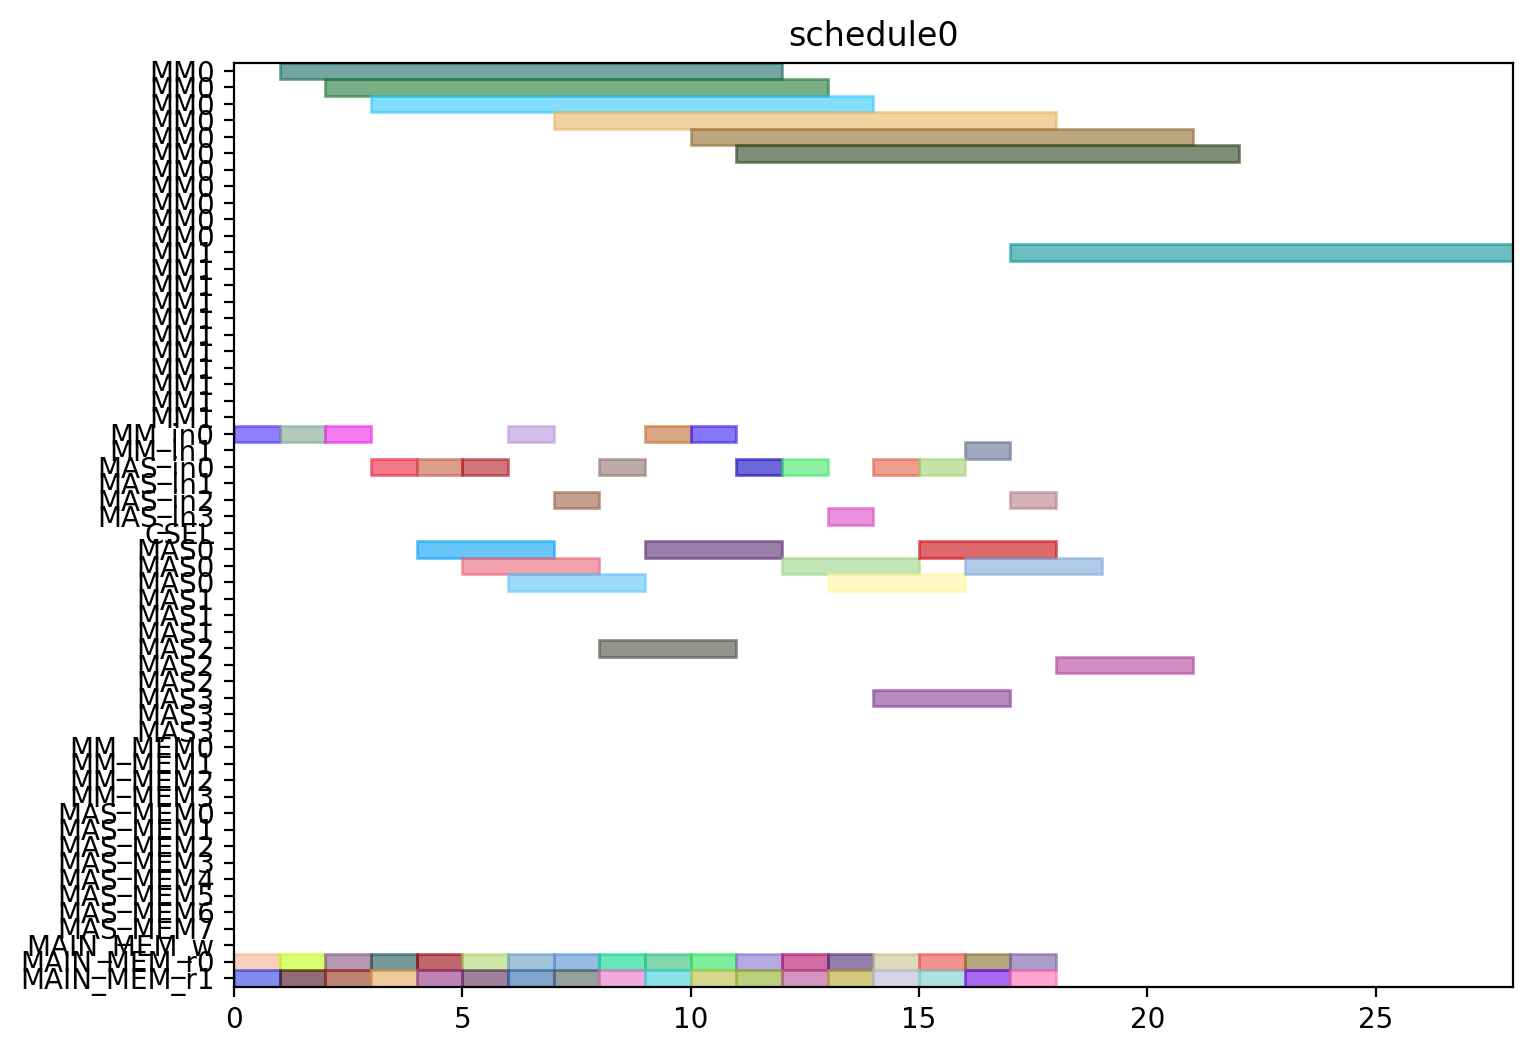

Write Python code to recreate this figure.
from pyschedule import Scenario, solvers, plotters, alt


def solve():
	horizon = 120
	S = Scenario("schedule0", horizon=horizon)

	# resource
	MM = S.Resources('MM', num=2, size=11)
	MM_in = S.Resources('MM_in', num=2)
	MAS_in = S.Resources('MAS_in', num=4)
	CSEL = S.Resource('CSEL')
	MAS = S.Resources('MAS', num=4, size=3, periods=range(1, horizon))
	MM_MEM = S.Resources('MM_MEM', num=4)
	MAS_MEM = S.Resources('MAS_MEM', num=8)
	MAIN_MEM_w = S.Resource('MAIN_MEM_w', size=1)
	MAIN_MEM_r = S.Resources('MAIN_MEM_r', num=2)

	# result of previous scheduling

	# new tasks
	t0_t0 = S.Task('t0_t0', length=3, delay_cost=1)
	t0_t0 += alt(MAS)
	t0_t0_in = S.Task('t0_t0_in', length=1, delay_cost=1)
	t0_t0_in += alt(MAS_in)
	S += t0_t0_in*MAS_in[0]<=t0_t0*MAS[0]

	S += t0_t0_in*MAS_in[1]<=t0_t0*MAS[1]

	S += t0_t0_in*MAS_in[2]<=t0_t0*MAS[2]

	S += t0_t0_in*MAS_in[3]<=t0_t0*MAS[3]

	t0_t0_mem0 = S.Task('t0_t0_mem0', length=1, delay_cost=1)
	t0_t0_mem0 += MAIN_MEM_r[0]
	S += t0_t0_mem0 <= t0_t0

	t0_t0_mem1 = S.Task('t0_t0_mem1', length=1, delay_cost=1)
	t0_t0_mem1 += MAIN_MEM_r[1]
	S += t0_t0_mem1 <= t0_t0

	t0_t1 = S.Task('t0_t1', length=3, delay_cost=1)
	t0_t1 += alt(MAS)
	t0_t1_in = S.Task('t0_t1_in', length=1, delay_cost=1)
	t0_t1_in += alt(MAS_in)
	S += t0_t1_in*MAS_in[0]<=t0_t1*MAS[0]

	S += t0_t1_in*MAS_in[1]<=t0_t1*MAS[1]

	S += t0_t1_in*MAS_in[2]<=t0_t1*MAS[2]

	S += t0_t1_in*MAS_in[3]<=t0_t1*MAS[3]

	t0_t1_mem0 = S.Task('t0_t1_mem0', length=1, delay_cost=1)
	t0_t1_mem0 += MAIN_MEM_r[0]
	S += t0_t1_mem0 <= t0_t1

	t0_t1_mem1 = S.Task('t0_t1_mem1', length=1, delay_cost=1)
	t0_t1_mem1 += MAIN_MEM_r[1]
	S += t0_t1_mem1 <= t0_t1

	t0_t3 = S.Task('t0_t3', length=11, delay_cost=1)
	t0_t3 += alt(MM)
	t0_t3_in = S.Task('t0_t3_in', length=1, delay_cost=1)
	t0_t3_in += alt(MM_in)
	S += t0_t3_in*MM_in[0]<=t0_t3*MM[0]
	S += t0_t3_in*MM_in[1]<=t0_t3*MM[1]
	t0_t3_mem0 = S.Task('t0_t3_mem0', length=1, delay_cost=1)
	t0_t3_mem0 += MAIN_MEM_r[0]
	S += t0_t3_mem0 <= t0_t3

	t0_t3_mem1 = S.Task('t0_t3_mem1', length=1, delay_cost=1)
	t0_t3_mem1 += MAIN_MEM_r[1]
	S += t0_t3_mem1 <= t0_t3

	t1_t0 = S.Task('t1_t0', length=3, delay_cost=1)
	t1_t0 += alt(MAS)
	t1_t0_in = S.Task('t1_t0_in', length=1, delay_cost=1)
	t1_t0_in += alt(MAS_in)
	S += t1_t0_in*MAS_in[0]<=t1_t0*MAS[0]

	S += t1_t0_in*MAS_in[1]<=t1_t0*MAS[1]

	S += t1_t0_in*MAS_in[2]<=t1_t0*MAS[2]

	S += t1_t0_in*MAS_in[3]<=t1_t0*MAS[3]

	t1_t0_mem0 = S.Task('t1_t0_mem0', length=1, delay_cost=1)
	t1_t0_mem0 += MAIN_MEM_r[0]
	S += t1_t0_mem0 <= t1_t0

	t1_t0_mem1 = S.Task('t1_t0_mem1', length=1, delay_cost=1)
	t1_t0_mem1 += MAIN_MEM_r[1]
	S += t1_t0_mem1 <= t1_t0

	t1_t1 = S.Task('t1_t1', length=3, delay_cost=1)
	t1_t1 += alt(MAS)
	t1_t1_in = S.Task('t1_t1_in', length=1, delay_cost=1)
	t1_t1_in += alt(MAS_in)
	S += t1_t1_in*MAS_in[0]<=t1_t1*MAS[0]

	S += t1_t1_in*MAS_in[1]<=t1_t1*MAS[1]

	S += t1_t1_in*MAS_in[2]<=t1_t1*MAS[2]

	S += t1_t1_in*MAS_in[3]<=t1_t1*MAS[3]

	t1_t1_mem0 = S.Task('t1_t1_mem0', length=1, delay_cost=1)
	t1_t1_mem0 += MAIN_MEM_r[0]
	S += t1_t1_mem0 <= t1_t1

	t1_t1_mem1 = S.Task('t1_t1_mem1', length=1, delay_cost=1)
	t1_t1_mem1 += MAIN_MEM_r[1]
	S += t1_t1_mem1 <= t1_t1

	t1_t3 = S.Task('t1_t3', length=11, delay_cost=1)
	t1_t3 += alt(MM)
	t1_t3_in = S.Task('t1_t3_in', length=1, delay_cost=1)
	t1_t3_in += alt(MM_in)
	S += t1_t3_in*MM_in[0]<=t1_t3*MM[0]
	S += t1_t3_in*MM_in[1]<=t1_t3*MM[1]
	t1_t3_mem0 = S.Task('t1_t3_mem0', length=1, delay_cost=1)
	t1_t3_mem0 += MAIN_MEM_r[0]
	S += t1_t3_mem0 <= t1_t3

	t1_t3_mem1 = S.Task('t1_t3_mem1', length=1, delay_cost=1)
	t1_t3_mem1 += MAIN_MEM_r[1]
	S += t1_t3_mem1 <= t1_t3

	t2_t2 = S.Task('t2_t2', length=3, delay_cost=1)
	t2_t2 += alt(MAS)
	t2_t2_in = S.Task('t2_t2_in', length=1, delay_cost=1)
	t2_t2_in += alt(MAS_in)
	S += t2_t2_in*MAS_in[0]<=t2_t2*MAS[0]

	S += t2_t2_in*MAS_in[1]<=t2_t2*MAS[1]

	S += t2_t2_in*MAS_in[2]<=t2_t2*MAS[2]

	S += t2_t2_in*MAS_in[3]<=t2_t2*MAS[3]

	t2_t2_mem0 = S.Task('t2_t2_mem0', length=1, delay_cost=1)
	t2_t2_mem0 += MAIN_MEM_r[0]
	S += t2_t2_mem0 <= t2_t2

	t2_t2_mem1 = S.Task('t2_t2_mem1', length=1, delay_cost=1)
	t2_t2_mem1 += MAIN_MEM_r[1]
	S += t2_t2_mem1 <= t2_t2

	t5_t0 = S.Task('t5_t0', length=11, delay_cost=1)
	t5_t0 += alt(MM)
	t5_t0_in = S.Task('t5_t0_in', length=1, delay_cost=1)
	t5_t0_in += alt(MM_in)
	S += t5_t0_in*MM_in[0]<=t5_t0*MM[0]
	S += t5_t0_in*MM_in[1]<=t5_t0*MM[1]
	t5_t0_mem0 = S.Task('t5_t0_mem0', length=1, delay_cost=1)
	t5_t0_mem0 += MAIN_MEM_r[0]
	S += t5_t0_mem0 <= t5_t0

	t5_t0_mem1 = S.Task('t5_t0_mem1', length=1, delay_cost=1)
	t5_t0_mem1 += MAIN_MEM_r[1]
	S += t5_t0_mem1 <= t5_t0

	t5_t1 = S.Task('t5_t1', length=11, delay_cost=1)
	t5_t1 += alt(MM)
	t5_t1_in = S.Task('t5_t1_in', length=1, delay_cost=1)
	t5_t1_in += alt(MM_in)
	S += t5_t1_in*MM_in[0]<=t5_t1*MM[0]
	S += t5_t1_in*MM_in[1]<=t5_t1*MM[1]
	t5_t1_mem0 = S.Task('t5_t1_mem0', length=1, delay_cost=1)
	t5_t1_mem0 += MAIN_MEM_r[0]
	S += t5_t1_mem0 <= t5_t1

	t5_t1_mem1 = S.Task('t5_t1_mem1', length=1, delay_cost=1)
	t5_t1_mem1 += MAIN_MEM_r[1]
	S += t5_t1_mem1 <= t5_t1

	t5_t2 = S.Task('t5_t2', length=3, delay_cost=1)
	t5_t2 += alt(MAS)
	t5_t2_in = S.Task('t5_t2_in', length=1, delay_cost=1)
	t5_t2_in += alt(MAS_in)
	S += t5_t2_in*MAS_in[0]<=t5_t2*MAS[0]

	S += t5_t2_in*MAS_in[1]<=t5_t2*MAS[1]

	S += t5_t2_in*MAS_in[2]<=t5_t2*MAS[2]

	S += t5_t2_in*MAS_in[3]<=t5_t2*MAS[3]

	t5_t2_mem0 = S.Task('t5_t2_mem0', length=1, delay_cost=1)
	t5_t2_mem0 += MAIN_MEM_r[0]
	S += t5_t2_mem0 <= t5_t2

	t5_t2_mem1 = S.Task('t5_t2_mem1', length=1, delay_cost=1)
	t5_t2_mem1 += MAIN_MEM_r[1]
	S += t5_t2_mem1 <= t5_t2

	t5_t3 = S.Task('t5_t3', length=3, delay_cost=1)
	t5_t3 += alt(MAS)
	t5_t3_in = S.Task('t5_t3_in', length=1, delay_cost=1)
	t5_t3_in += alt(MAS_in)
	S += t5_t3_in*MAS_in[0]<=t5_t3*MAS[0]

	S += t5_t3_in*MAS_in[1]<=t5_t3*MAS[1]

	S += t5_t3_in*MAS_in[2]<=t5_t3*MAS[2]

	S += t5_t3_in*MAS_in[3]<=t5_t3*MAS[3]

	t5_t3_mem0 = S.Task('t5_t3_mem0', length=1, delay_cost=1)
	t5_t3_mem0 += MAIN_MEM_r[0]
	S += t5_t3_mem0 <= t5_t3

	t5_t3_mem1 = S.Task('t5_t3_mem1', length=1, delay_cost=1)
	t5_t3_mem1 += MAIN_MEM_r[1]
	S += t5_t3_mem1 <= t5_t3

	t7_t0 = S.Task('t7_t0', length=3, delay_cost=1)
	t7_t0 += alt(MAS)
	t7_t0_in = S.Task('t7_t0_in', length=1, delay_cost=1)
	t7_t0_in += alt(MAS_in)
	S += t7_t0_in*MAS_in[0]<=t7_t0*MAS[0]

	S += t7_t0_in*MAS_in[1]<=t7_t0*MAS[1]

	S += t7_t0_in*MAS_in[2]<=t7_t0*MAS[2]

	S += t7_t0_in*MAS_in[3]<=t7_t0*MAS[3]

	t7_t0_mem0 = S.Task('t7_t0_mem0', length=1, delay_cost=1)
	t7_t0_mem0 += MAIN_MEM_r[0]
	S += t7_t0_mem0 <= t7_t0

	t7_t0_mem1 = S.Task('t7_t0_mem1', length=1, delay_cost=1)
	t7_t0_mem1 += MAIN_MEM_r[1]
	S += t7_t0_mem1 <= t7_t0

	t7_t1 = S.Task('t7_t1', length=3, delay_cost=1)
	t7_t1 += alt(MAS)
	t7_t1_in = S.Task('t7_t1_in', length=1, delay_cost=1)
	t7_t1_in += alt(MAS_in)
	S += t7_t1_in*MAS_in[0]<=t7_t1*MAS[0]

	S += t7_t1_in*MAS_in[1]<=t7_t1*MAS[1]

	S += t7_t1_in*MAS_in[2]<=t7_t1*MAS[2]

	S += t7_t1_in*MAS_in[3]<=t7_t1*MAS[3]

	t7_t1_mem0 = S.Task('t7_t1_mem0', length=1, delay_cost=1)
	t7_t1_mem0 += MAIN_MEM_r[0]
	S += t7_t1_mem0 <= t7_t1

	t7_t1_mem1 = S.Task('t7_t1_mem1', length=1, delay_cost=1)
	t7_t1_mem1 += MAIN_MEM_r[1]
	S += t7_t1_mem1 <= t7_t1

	t7_t3 = S.Task('t7_t3', length=11, delay_cost=1)
	t7_t3 += alt(MM)
	t7_t3_in = S.Task('t7_t3_in', length=1, delay_cost=1)
	t7_t3_in += alt(MM_in)
	S += t7_t3_in*MM_in[0]<=t7_t3*MM[0]
	S += t7_t3_in*MM_in[1]<=t7_t3*MM[1]
	t7_t3_mem0 = S.Task('t7_t3_mem0', length=1, delay_cost=1)
	t7_t3_mem0 += MAIN_MEM_r[0]
	S += t7_t3_mem0 <= t7_t3

	t7_t3_mem1 = S.Task('t7_t3_mem1', length=1, delay_cost=1)
	t7_t3_mem1 += MAIN_MEM_r[1]
	S += t7_t3_mem1 <= t7_t3

	t10_t0 = S.Task('t10_t0', length=11, delay_cost=1)
	t10_t0 += alt(MM)
	t10_t0_in = S.Task('t10_t0_in', length=1, delay_cost=1)
	t10_t0_in += alt(MM_in)
	S += t10_t0_in*MM_in[0]<=t10_t0*MM[0]
	S += t10_t0_in*MM_in[1]<=t10_t0*MM[1]
	t10_t0_mem0 = S.Task('t10_t0_mem0', length=1, delay_cost=1)
	t10_t0_mem0 += MAIN_MEM_r[0]
	S += t10_t0_mem0 <= t10_t0

	t10_t0_mem1 = S.Task('t10_t0_mem1', length=1, delay_cost=1)
	t10_t0_mem1 += MAIN_MEM_r[1]
	S += t10_t0_mem1 <= t10_t0

	t10_t1 = S.Task('t10_t1', length=11, delay_cost=1)
	t10_t1 += alt(MM)
	t10_t1_in = S.Task('t10_t1_in', length=1, delay_cost=1)
	t10_t1_in += alt(MM_in)
	S += t10_t1_in*MM_in[0]<=t10_t1*MM[0]
	S += t10_t1_in*MM_in[1]<=t10_t1*MM[1]
	t10_t1_mem0 = S.Task('t10_t1_mem0', length=1, delay_cost=1)
	t10_t1_mem0 += MAIN_MEM_r[0]
	S += t10_t1_mem0 <= t10_t1

	t10_t1_mem1 = S.Task('t10_t1_mem1', length=1, delay_cost=1)
	t10_t1_mem1 += MAIN_MEM_r[1]
	S += t10_t1_mem1 <= t10_t1

	t10_t2 = S.Task('t10_t2', length=3, delay_cost=1)
	t10_t2 += alt(MAS)
	t10_t2_in = S.Task('t10_t2_in', length=1, delay_cost=1)
	t10_t2_in += alt(MAS_in)
	S += t10_t2_in*MAS_in[0]<=t10_t2*MAS[0]

	S += t10_t2_in*MAS_in[1]<=t10_t2*MAS[1]

	S += t10_t2_in*MAS_in[2]<=t10_t2*MAS[2]

	S += t10_t2_in*MAS_in[3]<=t10_t2*MAS[3]

	t10_t2_mem0 = S.Task('t10_t2_mem0', length=1, delay_cost=1)
	t10_t2_mem0 += MAIN_MEM_r[0]
	S += t10_t2_mem0 <= t10_t2

	t10_t2_mem1 = S.Task('t10_t2_mem1', length=1, delay_cost=1)
	t10_t2_mem1 += MAIN_MEM_r[1]
	S += t10_t2_mem1 <= t10_t2

	t10_t3 = S.Task('t10_t3', length=3, delay_cost=1)
	t10_t3 += alt(MAS)
	t10_t3_in = S.Task('t10_t3_in', length=1, delay_cost=1)
	t10_t3_in += alt(MAS_in)
	S += t10_t3_in*MAS_in[0]<=t10_t3*MAS[0]

	S += t10_t3_in*MAS_in[1]<=t10_t3*MAS[1]

	S += t10_t3_in*MAS_in[2]<=t10_t3*MAS[2]

	S += t10_t3_in*MAS_in[3]<=t10_t3*MAS[3]

	t10_t3_mem0 = S.Task('t10_t3_mem0', length=1, delay_cost=1)
	t10_t3_mem0 += MAIN_MEM_r[0]
	S += t10_t3_mem0 <= t10_t3

	t10_t3_mem1 = S.Task('t10_t3_mem1', length=1, delay_cost=1)
	t10_t3_mem1 += MAIN_MEM_r[1]
	S += t10_t3_mem1 <= t10_t3

	solvers.mip.solve(S,msg=1,kind='CPLEX',ratio_gap=1.01)

	solution = [['hoge']*len(S.solution()[1]) for i in range(len(S.solution()))]
	for i in range(len(S.solution())):
		for j in range(len(S.solution()[i])):
			solution[i][j]=str(S.solution()[i][j])
	print(solution)

	cycles = int(solution[-1][3])

	pic_file_name = "/mnt/rose/usr1/fukuda/ABE/multiRAM_multiMAS_16mux/scheduling_result/stage11MM2_stage3MAS4/EP2_DBL_w_EVAL/schedule0.png"
	if(S.solution() != []):
		plotters.matplotlib.plot(S,img_filename=pic_file_name, show_task_labels=False, fig_size=(cycles*0.25+3, 6))

	return solution
